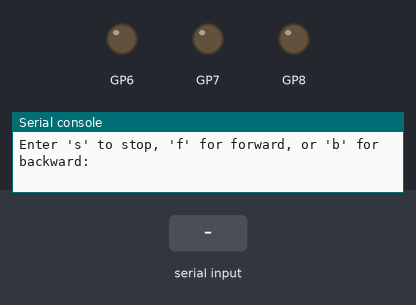
This program was run on a simulated Raspberry Pi Pico running MicroPython. On the bench: output pins drawn as LEDs (lit = HIGH), the last lines printed to the serial console. The inputs (shaded band) are chosen by the test bench.

Above: at 1.2 s.
1.3 s: "f" typed at the serial console, then Enter
At 1.4 s:
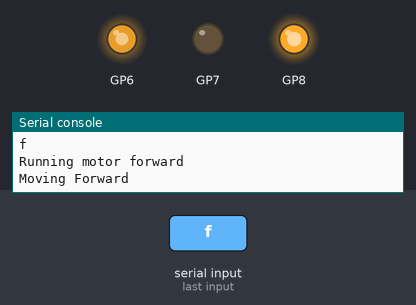
At 2.6 s:
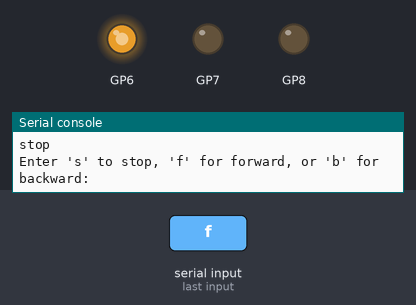
3.0 s: "b" typed at the serial console, then Enter
At 3.1 s:
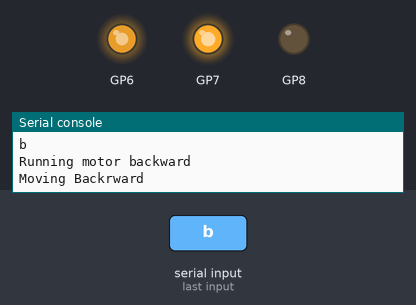
Timing chart, 0 to 6.0 s (numbered marks = the images above; inputs shaded):
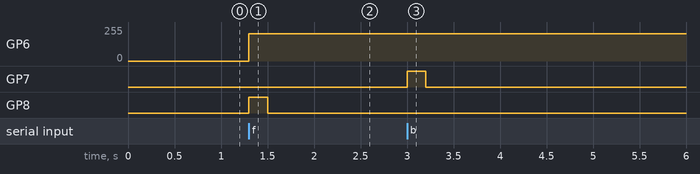

The program:

motor_steps.py
```python
import machine
from machine import Pin,PWM
import utime
from time import sleep

# Pin Definitions
motor_pwm_pin = 6  # GP18 as PWM pin for motor speed control
motor_in1_pin = 7  # GP19 as IN1 pin for motor direction control
motor_in2_pin = 8  # GP20 as IN2 pin for motor direction control

# Configure PWM for motor speed control

  # Set PWM frequency to 1000 Hz
speed = .8
step = .2

class Motor_Steps_Main:
    def __init__(self, mot_a_forward=motor_in1_pin,mot_a_back=motor_in2_pin,EN_A=motor_pwm_pin,speed=speed):
            self.a_forward = Pin(mot_a_forward, Pin.OUT)
            self.a_back = Pin(mot_a_back, Pin.OUT)

            # Initialize PWM objects for motor control
            self.EN_A = PWM(Pin(EN_A))
            self.EN_A.freq(1500)
            self.speed = speed

    def move_forward(self,speed=speed):
        print("Moving Forward")
        self.a_forward.value(0)
        self.a_back.value(1)
        self.EN_A.duty_u16(int(speed * 65535))
#         sleep(steps)

    def move_backward(self,speed=speed):
        print("Moving Backrward")
        self.a_forward.value(1)
        self.a_back.value(0)
        self.EN_A.duty_u16(int(speed * 65535))
#         sleep(steps)

    def stop(self):
        print("stop")
        self.a_forward.value(0)
        self.a_back.value(0)

    def step_forward(self,step=step):
        self.move_forward()
        sleep(step)
        self.stop()

    def step_backward(self,step=step):
        self.move_backward()
        sleep(step)
        self.stop()


if __name__ == "__main__":
    motor_step = Motor_Steps_Main()
    try:

        while True:
            user_input = input("Enter 's' to stop, 'f' for forward, or 'b' for backward: ")

            if user_input == 's':
                print("Stopping the motor")
                motor_step.stop()
            elif user_input == 'f':
                print("Running motor forward")
                motor_step.step_forward()
            elif user_input == 'b':
                print("Running motor backward")
                motor_step.step_backward()
            else:
                print("Invalid input. Please enter 's', 'f', or 'b'.")

#             utime.sleep(2)  # Wait for 2 seconds


    except KeyboardInterrupt:
        # Handle the KeyboardInterrupt (Ctrl+C) here

        print("Program interrupted by user.")
        
```

Measured:
- after the input at 1.3 s, GP6: 0/255 → 204/255 at once; GP8: LOW → HIGH at once, → LOW 0.20 s later
- after the input at 3.0 s, GP7: LOW → HIGH at once, → LOW 0.20 s later
